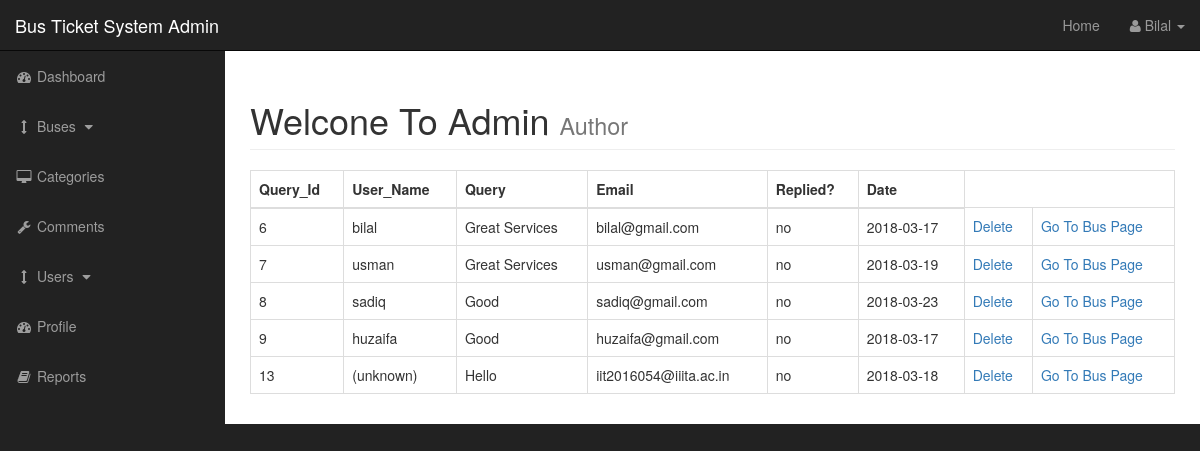
Screenshot of /admin/query.php (signed in) with the database file from the repository.
### tables this page shows
CREATE TABLE `query` (
  `query_id` int(3) NOT NULL,
  `query_bus_id` int(3) NOT NULL,
  `query_user` varchar(255) NOT NULL,
  `query_email` varchar(255) NOT NULL,
  `query_date` date NOT NULL,
  `query_content` text NOT NULL,
  `query_replied` varchar(255) NOT NULL
);

### admin/query.php (the view, shortened to what this page needs)
<?php include"includes/admin_header.php"; ?>
    <div id="wrapper">
        <?php include"includes/admin_navigation.php"; ?>
        <div id="page-wrapper">
            <div class="container-fluid">
                <div class="row">
                    <div class="col-lg-12">
                        <h1 class="page-header">
                            Welcone To Admin
                            <small>Author</small>
                        </h1>
                        <?php
                        if (isset($_GET['source'])) {
                            $source = $_GET['source'];
                        }
                        else {
                            $source = "";
                        }
                        switch ($source) {
                            default: ?>
                                <table class="table table-bordered table-hover">
                                <thead>
                                    <tr>
                                        <th>Query_Id</th>
                                        <th>User_Name</th>
                                        <th>Query</th>
                                        <th>Email</th>
                                        <th>Replied?</th>
                                        <th>Date</th>
                                    </tr>
                                </thead>
                                <tbody>
                                    <?php
                                        $query = "SELECT *  FROM  query";
                                        $select_posts = mysqli_query($connection,$query);
                                        while($row = mysqli_fetch_assoc($select_posts)) {
                                            $query_id = $row['query_id'];
                                            $query_bus_id = $row['query_bus_id'];
                                            $query_user = $row['query_user'];
                                            $query_email = $row['query_email'];
                                            $query_date = $row['query_date'];
                                            $query_content = $row['query_content'];
                                            $query_replied = $row['query_replied'];
                                     ?>
                                    <tr>
                                        <td><?php echo $query_id ?></td>
                                        <td><?php echo $query_user ?></td>
                                        <td><?php echo $query_content ?></td>
                                        <td><?php echo $query_email ?></td>
                                        <td><?php echo $query_replied ?></td>
                                        <td><?php echo $query_date ?></td>
                                        <?php echo "<td><a href='query.php?delete=$query_id'>Delete</a></td>"; ?>
                                        <?php echo "<td><a href='../bus_info.php?bus_id=$query_bus_id'>Go To Bus Page</a></td>"; ?>
                                    </tr>
                                    <?php } ?>
                                </tbody>
                                </table><?php
                                break;
                        }
                        ?>
                    </div>
                </div>
            </div>
        </div>
<?php include"includes/admin_footer.php"; ?>

### admin/css/sb-admin.css (style rules this page uses)
body { margin-top: 100px; background-color: #222; }
@media (min-width:768px) { body { margin-top: 50px; } }
#wrapper { padding-left: 0; }
#page-wrapper { width: 100%; padding: 0; background-color: #fff; }
@media (min-width:768px) { #wrapper { padding-left: 225px; } }
@media (min-width:768px) { #page-wrapper { padding: 10px; } }

### rows the page displays
query: query_id "6", query_user "bilal", query_content "Great Services", query_email "bilal@gmail.com", query_replied "no", query_date "2018-03-17"
query: query_id "7", query_user "usman", query_content "Great Services", query_email "usman@gmail.com", query_replied "no", query_date "2018-03-19"
query: query_id "8", query_user "sadiq", query_content "Good", query_email "sadiq@gmail.com", query_replied "no", query_date "2018-03-23"
query: query_id "9", query_user "huzaifa", query_content "Good", query_email "huzaifa@gmail.com", query_replied "no", query_date "2018-03-17"
query: query_id "13", query_user "(unknown)", query_content "Hello", query_email "iit2016054@iiita.ac.in", query_replied "no", query_date "2018-03-18"

### other values shown
$_SESSION['s_username'] "Bilal"
